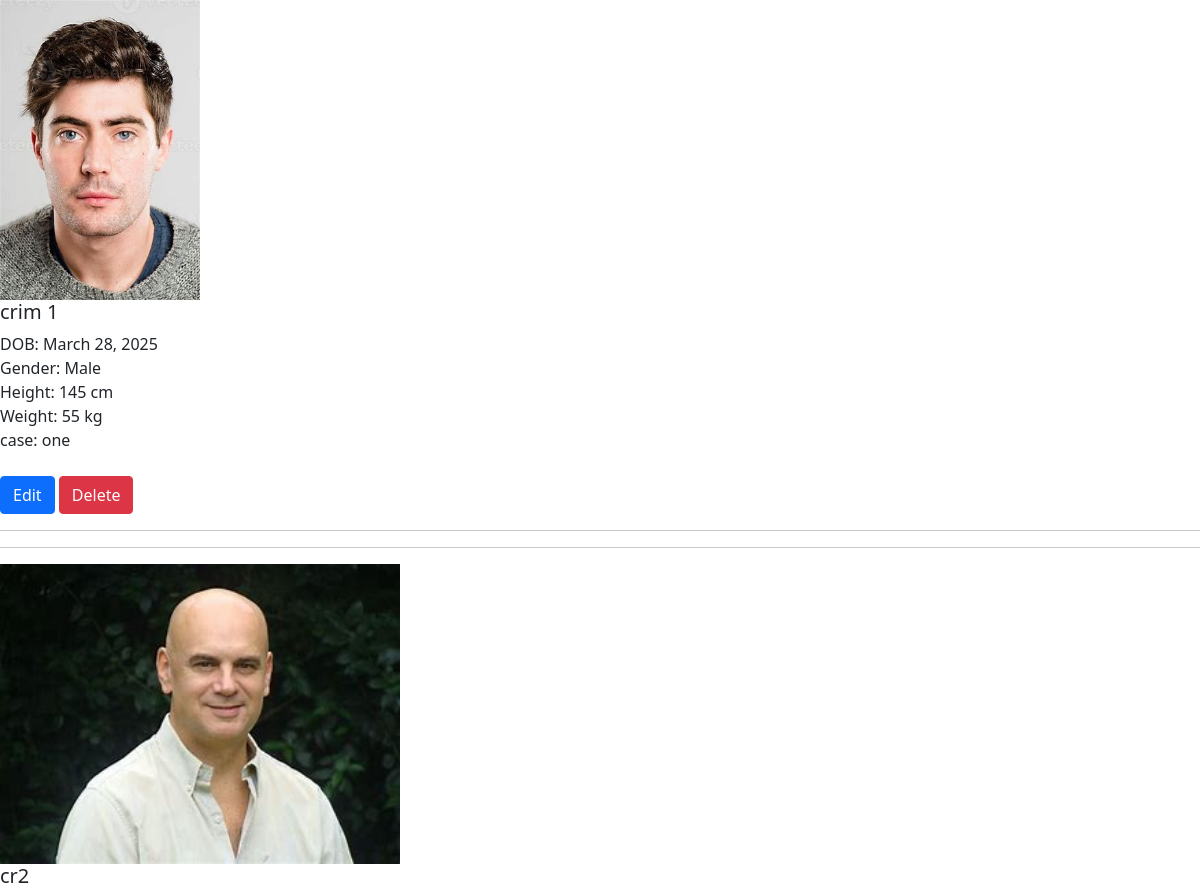
Before: /view_criminals/ (upper part) with the older database file.
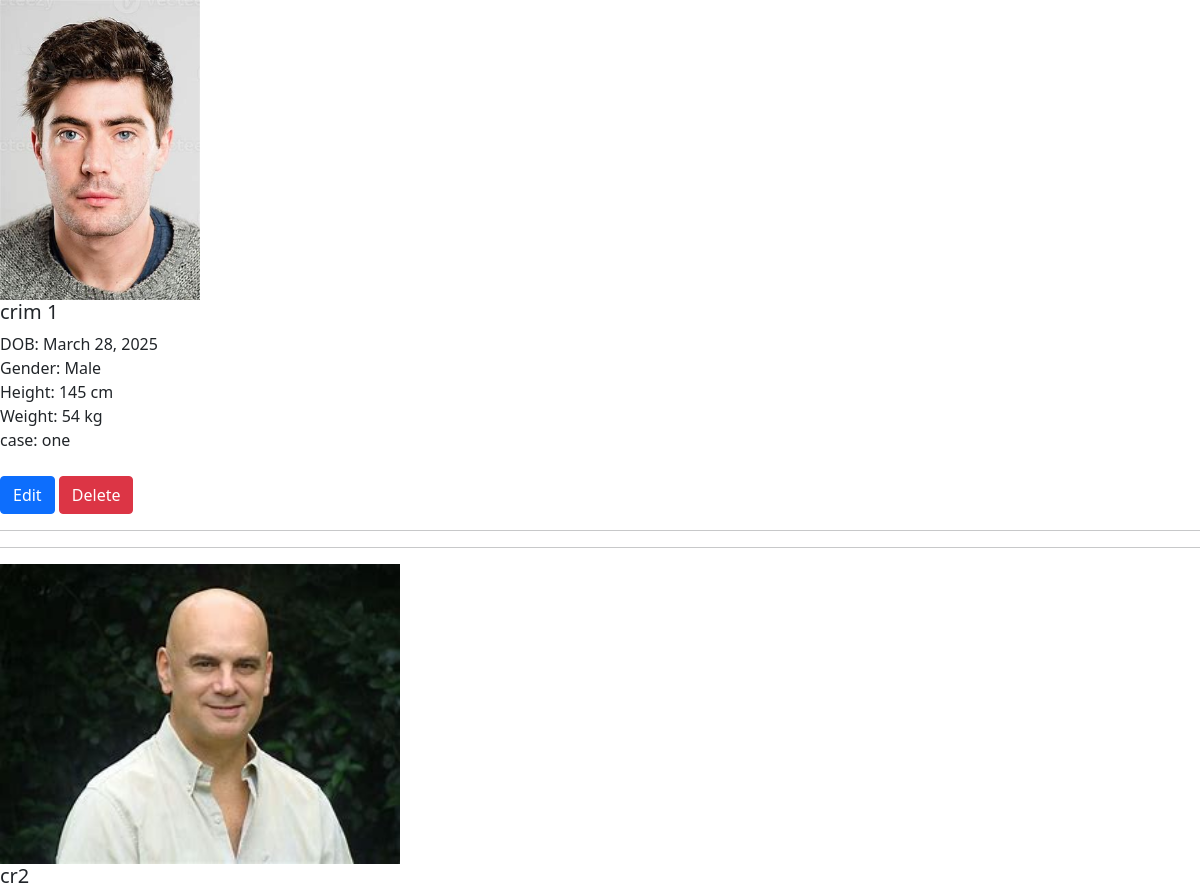
After: the same page with the newer database file.
### app_mini/models.py (models this page shows)
class CriminalRegistration(models.Model):
    GENDER_CHOICES = [
        ('M', 'Male'),
        ('F', 'Female'),
        ('O', 'Other')
    ]
    full_name = models.CharField(max_length=30)
    dob = models.DateField()
    case = models.TextField()
    height = models.IntegerField(null=True)
    weight = models.IntegerField(null = True)
    gender = models.CharField(max_length=1, choices=GENDER_CHOICES)
    photo = models.ImageField(upload_to='criminal_photo/', null=True)
    station = models.ForeignKey(police_station_registration, on_delete=models.SET_NULL, null=True)
    date = models.DateField(auto_now_add=True)

### app_mini/views.py (the view)
# urls.py: path('view_criminals/', views.view_criminals, name='view_criminals'),
def view_criminals(request):
    try:
        criminal_data = CriminalRegistration.objects.all()
        return render(request, 'police_station/view_criminals.html', {'criminal_data' : criminal_data})
    except CriminalRegistration.DoesNotExist:
        messages.error(request, 'No Criminal Registred')
        return redirect('police_station/station_home')

### app_mini/templates/police_station/view_criminals.html (shortened to what this page needs)
<!DOCTYPE html>
<html lang="en">
<head>
    <link href="https://cdn.jsdelivr.net/npm/bootstrap@5.0.2/dist/css/bootstrap.min.css" rel="stylesheet">
</head>
<body>
            {% for i in criminal_data %}
                    {% if i.photo %}
                        <img src="{{ i.photo.url }}" alt="Criminal Photo" style="height: 300px;">
                    {% else %}
                            No Photo Available
                    {% endif %}
                        <h5>{{ i.full_name }}</h5>
                            DOB: {{ i.dob }}<br>
                            Gender: {{ i.get_gender_display }}<br>
                            Height: {{ i.height }} cm<br>
                            Weight: {{ i.weight }} kg<br>
                            case: {{i.case}}
                        <br>
                        <br>
                        <a href="{% url 'edit_criminal_data' i.id %}" class="btn btn-primary">Edit</a>
                        <a href="{% url 'delete_criminal_data' i.id %}" class="btn btn-danger">Delete</a>
                        <br>
                        <hr><hr>
            {% endfor %}
</body>
</html>

Changed rows visible on the page:
changed CriminalRegistration "crim 1": weight "55" → "54"
